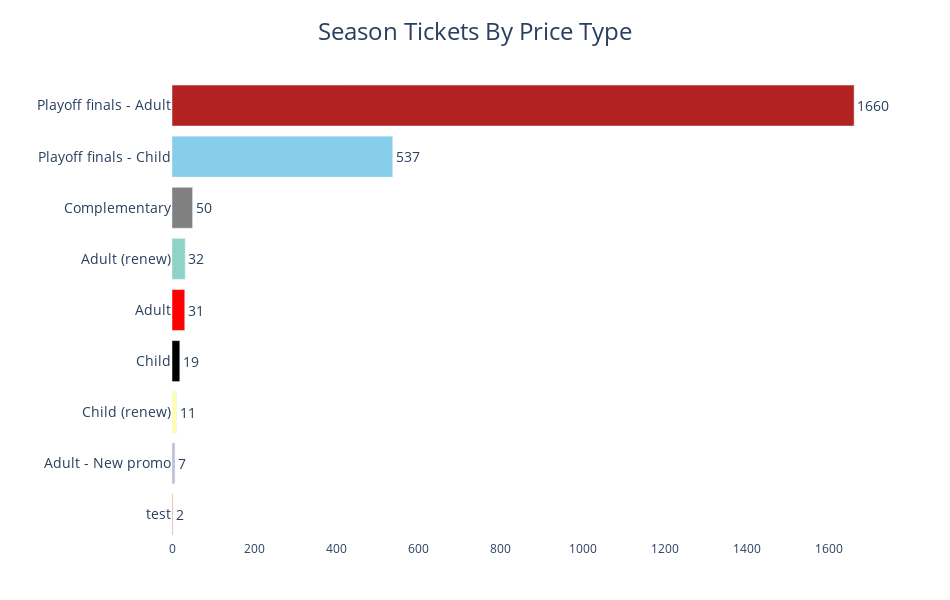

Write notebook code for a chart like this one.
### Code cell
import plotly.express as px

def plot_season_tickets_by_price_type(df):
    """
    Plots a horizontal bar chart of season tickets by price type using Plotly,
    ordered from most popular to least.
    """
    # Copy only if necessary
    df = df.copy()

    # Efficiently clean up price types
    df['price_type'] = (
        df['price_type']
        .astype(str)  # Ensure it's a string
        .str.replace(' (upgrade)', '', regex=False)
        .replace({'עסקי': 'Business'})
        .replace(to_replace=r'.*VIP.*', value='VIP', regex=True)
        .replace(to_replace=r'.*מחלקת נוער.*', value='Youth Department', regex=True)
    )

    # Count and aggregate
    grouped = (
        df['price_type']
        .value_counts()
        .rename_axis('price_type')
        .reset_index(name='ticket_count')
    )

    # Color map
    color_map = {
        'Complementary': 'gray',
        'Business': 'orange',
        'Box': 'brown',
        'VIP': 'purple',
        'Community': 'seagreen',
        'Youth Department': 'navy',
        'Child': 'black',
        'Adult': 'red',
        'Playoff finals - Adult': 'firebrick',
        'Playoff finals - Child': 'skyblue'
    }

    # Use Plotly's built-in qualitative color scale
    all_colors = px.colors.qualitative.Set3 + px.colors.qualitative.Pastel + px.colors.qualitative.Bold

    # Create dynamic color map for missing price types
    missing_types = [ptype for ptype in grouped['price_type'] if ptype not in color_map]
    dynamic_colors = dict(zip(missing_types, all_colors[:len(missing_types)]))

    # Combine static and dynamic color maps
    full_color_map = {**color_map, **dynamic_colors}

    # Assign colors
    grouped['color'] = grouped['price_type'].map(full_color_map)


    # Plot
    fig = go.Figure(go.Bar(
        x=grouped['ticket_count'],
        y=grouped['price_type'],
        orientation='h',
        marker_color=grouped['color'],
        text=grouped['ticket_count'],
        textposition='outside',
        textfont=dict(size=14)
    ))

    fig.update_layout(
        title=dict(text='Season Tickets By Price Type', font=dict(size=24), x=0.5),
        yaxis=dict(
            title='',
            tickfont=dict(size=14),
            categoryorder='total ascending'  # Automatically sort y-axis
        ),
        height=600,
        width=950,
        margin=dict(l=120, r=60, t=80, b=60),
        plot_bgcolor='white',
        paper_bgcolor='white',
        showlegend=False
    )

    fig.show()

# Example run
plot_season_tickets_by_price_type(perc)

### Figure 1 — Plotly figure (JSON) as saved in the notebook; plotly's stock layout.template omitted (floating-point values rounded to 4 significant figures)
{"data": [{"marker": {"color": ["firebrick", "skyblue", "gray", "rgb(141,211,199)", "red", "black", "rgb(255,255,179)", "rgb(190,186,218)", "rgb(251,128,114)"]}, "orientation": "h", "text": [1660, 537, 50, 32, 31, 19, 11, 7, 2], "textfont": {"size": 14}, "textposition": "outside", "type": "bar", "x": [1660, 537, 50, 32, 31, 19, 11, 7, 2], "y": ["Playoff finals - Adult", "Playoff finals - Child", "Complementary", "Adult (renew)", "Adult", "Child", "Child (renew)", "Adult - New promo", "test"]}], "layout": {"height": 600, "margin": {"b": 60, "l": 120, "r": 60, "t": 80}, "paper_bgcolor": "white", "plot_bgcolor": "white", "showlegend": false, "title": {"font": {"size": 24}, "text": "Season Tickets By Price Type", "x": 0.5}, "width": 950, "yaxis": {"categoryorder": "total ascending", "tickfont": {"size": 14}, "title": {"text": ""}}}}
